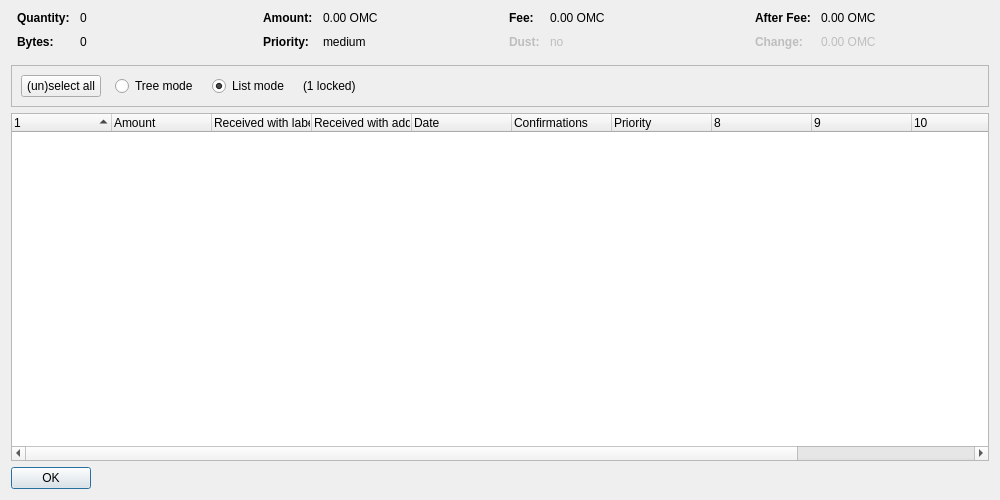
<?xml version="1.0" encoding="UTF-8"?>
<ui version="4.0">
 <class>CoinControlDialog</class>
 <widget class="QDialog" name="CoinControlDialog">
  <property name="geometry">
   <rect>
    <x>0</x>
    <y>0</y>
    <width>1000</width>
    <height>500</height>
   </rect>
  </property>
  <property name="windowTitle">
   <string>Coin Selection</string>
  </property>
  <layout class="QVBoxLayout" name="verticalLayout">
   <item>
    <layout class="QHBoxLayout" name="horizontalLayoutTop" stretch="0,0,0,0">
     <property name="topMargin">
      <number>0</number>
     </property>
     <property name="bottomMargin">
      <number>10</number>
     </property>
     <item>
      <layout class="QFormLayout" name="formLayoutCoinControl1">
       <property name="horizontalSpacing">
        <number>10</number>
       </property>
       <property name="verticalSpacing">
        <number>10</number>
       </property>
       <property name="leftMargin">
        <number>6</number>
       </property>
       <property name="rightMargin">
        <number>6</number>
       </property>
       <item row="0" column="0">
        <widget class="QLabel" name="labelCoinControlQuantityText">
         <property name="font">
          <font>
           <weight>75</weight>
           <bold>true</bold>
          </font>
         </property>
         <property name="text">
          <string>Quantity:</string>
         </property>
        </widget>
       </item>
       <item row="0" column="1">
        <widget class="QLabel" name="labelCoinControlQuantity">
         <property name="cursor">
          <cursorShape>IBeamCursor</cursorShape>
         </property>
         <property name="contextMenuPolicy">
          <enum>Qt::ActionsContextMenu</enum>
         </property>
         <property name="text">
          <string notr="true">0</string>
         </property>
         <property name="textInteractionFlags">
          <set>Qt::LinksAccessibleByMouse|Qt::TextSelectableByKeyboard|Qt::TextSelectableByMouse</set>
         </property>
        </widget>
       </item>
       <item row="1" column="0">
        <widget class="QLabel" name="labelCoinControlBytesText">
         <property name="font">
          <font>
           <weight>75</weight>
           <bold>true</bold>
          </font>
         </property>
         <property name="text">
          <string>Bytes:</string>
         </property>
        </widget>
       </item>
       <item row="1" column="1">
        <widget class="QLabel" name="labelCoinControlBytes">
         <property name="cursor">
          <cursorShape>IBeamCursor</cursorShape>
         </property>
         <property name="contextMenuPolicy">
          <enum>Qt::ActionsContextMenu</enum>
         </property>
         <property name="text">
          <string notr="true">0</string>
         </property>
         <property name="textInteractionFlags">
          <set>Qt::LinksAccessibleByMouse|Qt::TextSelectableByKeyboard|Qt::TextSelectableByMouse</set>
         </property>
        </widget>
       </item>
      </layout>
     </item>
     <item>
      <layout class="QFormLayout" name="formLayoutCoinControl2">
       <property name="horizontalSpacing">
        <number>10</number>
       </property>
       <property name="verticalSpacing">
        <number>10</number>
       </property>
       <property name="leftMargin">
        <number>6</number>
       </property>
       <property name="rightMargin">
        <number>6</number>
       </property>
       <item row="0" column="0">
        <widget class="QLabel" name="labelCoinControlAmountText">
         <property name="font">
          <font>
           <weight>75</weight>
           <bold>true</bold>
          </font>
         </property>
         <property name="text">
          <string>Amount:</string>
         </property>
        </widget>
       </item>
       <item row="0" column="1">
        <widget class="QLabel" name="labelCoinControlAmount">
         <property name="cursor">
          <cursorShape>IBeamCursor</cursorShape>
         </property>
         <property name="contextMenuPolicy">
          <enum>Qt::ActionsContextMenu</enum>
         </property>
         <property name="text">
          <string notr="true">0.00 OMC</string>
         </property>
         <property name="textInteractionFlags">
          <set>Qt::LinksAccessibleByMouse|Qt::TextSelectableByKeyboard|Qt::TextSelectableByMouse</set>
         </property>
        </widget>
       </item>
       <item row="1" column="0">
        <widget class="QLabel" name="labelCoinControlPriorityText">
         <property name="font">
          <font>
           <weight>75</weight>
           <bold>true</bold>
          </font>
         </property>
         <property name="text">
          <string>Priority:</string>
         </property>
        </widget>
       </item>
       <item row="1" column="1">
        <widget class="QLabel" name="labelCoinControlPriority">
         <property name="cursor">
          <cursorShape>IBeamCursor</cursorShape>
         </property>
         <property name="contextMenuPolicy">
          <enum>Qt::ActionsContextMenu</enum>
         </property>
         <property name="text">
          <string notr="true">medium</string>
         </property>
         <property name="textInteractionFlags">
          <set>Qt::LinksAccessibleByMouse|Qt::TextSelectableByKeyboard|Qt::TextSelectableByMouse</set>
         </property>
        </widget>
       </item>
      </layout>
     </item>
     <item>
      <layout class="QFormLayout" name="formLayoutCoinControl3">
       <property name="horizontalSpacing">
        <number>10</number>
       </property>
       <property name="verticalSpacing">
        <number>10</number>
       </property>
       <property name="leftMargin">
        <number>6</number>
       </property>
       <property name="rightMargin">
        <number>6</number>
       </property>
       <item row="0" column="0">
        <widget class="QLabel" name="labelCoinControlFeeText">
         <property name="font">
          <font>
           <weight>75</weight>
           <bold>true</bold>
          </font>
         </property>
         <property name="text">
          <string>Fee:</string>
         </property>
        </widget>
       </item>
       <item row="0" column="1">
        <widget class="QLabel" name="labelCoinControlFee">
         <property name="cursor">
          <cursorShape>IBeamCursor</cursorShape>
         </property>
         <property name="contextMenuPolicy">
          <enum>Qt::ActionsContextMenu</enum>
         </property>
         <property name="text">
          <string notr="true">0.00 OMC</string>
         </property>
         <property name="textInteractionFlags">
          <set>Qt::LinksAccessibleByMouse|Qt::TextSelectableByKeyboard|Qt::TextSelectableByMouse</set>
         </property>
        </widget>
       </item>
       <item row="1" column="0">
        <widget class="QLabel" name="labelCoinControlLowOutputText">
         <property name="enabled">
          <bool>false</bool>
         </property>
         <property name="font">
          <font>
           <weight>75</weight>
           <bold>true</bold>
          </font>
         </property>
         <property name="text">
          <string>Dust:</string>
         </property>
        </widget>
       </item>
       <item row="1" column="1">
        <widget class="QLabel" name="labelCoinControlLowOutput">
         <property name="enabled">
          <bool>false</bool>
         </property>
         <property name="cursor">
          <cursorShape>IBeamCursor</cursorShape>
         </property>
         <property name="contextMenuPolicy">
          <enum>Qt::ActionsContextMenu</enum>
         </property>
         <property name="text">
          <string notr="true">no</string>
         </property>
         <property name="textInteractionFlags">
          <set>Qt::LinksAccessibleByMouse|Qt::TextSelectableByKeyboard|Qt::TextSelectableByMouse</set>
         </property>
        </widget>
       </item>
      </layout>
     </item>
     <item>
      <layout class="QFormLayout" name="formLayoutCoinControl4">
       <property name="horizontalSpacing">
        <number>10</number>
       </property>
       <property name="verticalSpacing">
        <number>10</number>
       </property>
       <property name="leftMargin">
        <number>6</number>
       </property>
       <property name="rightMargin">
        <number>6</number>
       </property>
       <item row="0" column="0">
        <widget class="QLabel" name="labelCoinControlAfterFeeText">
         <property name="font">
          <font>
           <weight>75</weight>
           <bold>true</bold>
          </font>
         </property>
         <property name="text">
          <string>After Fee:</string>
         </property>
        </widget>
       </item>
       <item row="0" column="1">
        <widget class="QLabel" name="labelCoinControlAfterFee">
         <property name="cursor">
          <cursorShape>IBeamCursor</cursorShape>
         </property>
         <property name="contextMenuPolicy">
          <enum>Qt::ActionsContextMenu</enum>
         </property>
         <property name="text">
          <string notr="true">0.00 OMC</string>
         </property>
         <property name="textInteractionFlags">
          <set>Qt::LinksAccessibleByMouse|Qt::TextSelectableByKeyboard|Qt::TextSelectableByMouse</set>
         </property>
        </widget>
       </item>
       <item row="1" column="0">
        <widget class="QLabel" name="labelCoinControlChangeText">
         <property name="enabled">
          <bool>false</bool>
         </property>
         <property name="font">
          <font>
           <weight>75</weight>
           <bold>true</bold>
          </font>
         </property>
         <property name="text">
          <string>Change:</string>
         </property>
        </widget>
       </item>
       <item row="1" column="1">
        <widget class="QLabel" name="labelCoinControlChange">
         <property name="enabled">
          <bool>false</bool>
         </property>
         <property name="cursor">
          <cursorShape>IBeamCursor</cursorShape>
         </property>
         <property name="contextMenuPolicy">
          <enum>Qt::ActionsContextMenu</enum>
         </property>
         <property name="text">
          <string notr="true">0.00 OMC</string>
         </property>
         <property name="textInteractionFlags">
          <set>Qt::LinksAccessibleByMouse|Qt::TextSelectableByKeyboard|Qt::TextSelectableByMouse</set>
         </property>
        </widget>
       </item>
      </layout>
     </item>
    </layout>
   </item>
   <item>
    <widget class="QFrame" name="frame">
     <property name="minimumSize">
      <size>
       <width>0</width>
       <height>40</height>
      </size>
     </property>
     <property name="frameShape">
      <enum>QFrame::StyledPanel</enum>
     </property>
     <property name="frameShadow">
      <enum>QFrame::Sunken</enum>
     </property>
     <layout class="QHBoxLayout" name="horizontalLayout">
      <item>
       <layout class="QHBoxLayout" name="horizontalLayoutPanel" stretch="0,0,0,0,0">
        <property name="spacing">
         <number>14</number>
        </property>
        <item>
         <widget class="QPushButton" name="pushButtonSelectAll">
          <property name="sizePolicy">
           <sizepolicy hsizetype="Maximum" vsizetype="Fixed">
            <horstretch>0</horstretch>
            <verstretch>0</verstretch>
           </sizepolicy>
          </property>
          <property name="text">
           <string>(un)select all</string>
          </property>
          <property name="autoDefault">
           <bool>false</bool>
          </property>
         </widget>
        </item>
        <item>
         <widget class="QRadioButton" name="radioTreeMode">
          <property name="sizePolicy">
           <sizepolicy hsizetype="Maximum" vsizetype="Fixed">
            <horstretch>0</horstretch>
            <verstretch>0</verstretch>
           </sizepolicy>
          </property>
          <property name="text">
           <string>Tree mode</string>
          </property>
         </widget>
        </item>
        <item>
         <widget class="QRadioButton" name="radioListMode">
          <property name="sizePolicy">
           <sizepolicy hsizetype="Maximum" vsizetype="Fixed">
            <horstretch>0</horstretch>
            <verstretch>0</verstretch>
           </sizepolicy>
          </property>
          <property name="text">
           <string>List mode</string>
          </property>
          <property name="checked">
           <bool>true</bool>
          </property>
         </widget>
        </item>
        <item>
         <widget class="QLabel" name="labelLocked">
          <property name="text">
           <string notr="true">(1 locked)</string>
          </property>
         </widget>
        </item>
        <item>
         <spacer name="horizontalSpacer">
          <property name="orientation">
           <enum>Qt::Horizontal</enum>
          </property>
          <property name="sizeHint" stdset="0">
           <size>
            <width>40</width>
            <height>20</height>
           </size>
          </property>
         </spacer>
        </item>
       </layout>
      </item>
     </layout>
    </widget>
   </item>
   <item>
    <widget class="CoinControlTreeWidget" name="treeWidget">
     <property name="contextMenuPolicy">
      <enum>Qt::CustomContextMenu</enum>
     </property>
     <property name="sortingEnabled">
      <bool>false</bool>
     </property>
     <property name="columnCount">
      <number>12</number>
     </property>
     <attribute name="headerShowSortIndicator" stdset="0">
      <bool>true</bool>
     </attribute>
     <attribute name="headerStretchLastSection">
      <bool>false</bool>
     </attribute>
     <column>
      <property name="text">
       <string/>
      </property>
     </column>
     <column>
      <property name="text">
       <string>Amount</string>
      </property>
     </column>
     <column>
      <property name="text">
       <string>Received with label</string>
      </property>
     </column>
     <column>
      <property name="text">
       <string>Received with address</string>
      </property>
     </column>
     <column>
      <property name="text">
       <string>Date</string>
      </property>
     </column>
     <column>
      <property name="text">
       <string>Confirmations</string>
      </property>
      <property name="toolTip">
       <string>Confirmed</string>
      </property>
     </column>
     <column>
      <property name="text">
       <string>Priority</string>
      </property>
     </column>
     <column>
      <property name="text">
       <string/>
      </property>
     </column>
     <column>
      <property name="text">
       <string/>
      </property>
     </column>
     <column>
      <property name="text">
       <string/>
      </property>
     </column>
     <column>
      <property name="text">
       <string/>
      </property>
     </column>
     <column>
      <property name="text">
       <string/>
      </property>
     </column>
    </widget>
   </item>
   <item>
    <widget class="QDialogButtonBox" name="buttonBox">
     <property name="sizePolicy">
      <sizepolicy hsizetype="Maximum" vsizetype="Fixed">
       <horstretch>0</horstretch>
       <verstretch>0</verstretch>
      </sizepolicy>
     </property>
     <property name="orientation">
      <enum>Qt::Horizontal</enum>
     </property>
     <property name="standardButtons">
      <set>QDialogButtonBox::Ok</set>
     </property>
    </widget>
   </item>
  </layout>
 </widget>
 <customwidgets>
  <customwidget>
   <class>CoinControlTreeWidget</class>
   <extends>QTreeWidget</extends>
   <header>coincontroltreewidget.h</header>
  </customwidget>
 </customwidgets>
 <resources/>
 <connections/>
</ui>
